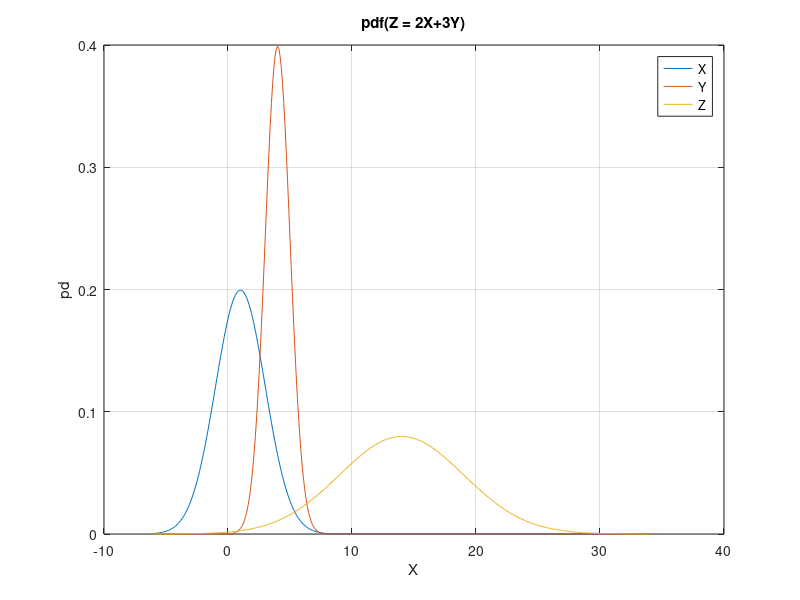

This chart was generated by the following MATLAB code:
clc;clear;close all; %画面とメモリの初期化
sx = 2; mx = 1; % sigma: Xの標準偏差, mu:平均
sy = 1; my = 4; % sigma: Yの標準偏差, mu:平均

%
%  Z = 2X+3Y
%

mz = 2*mx+3*my;
sz = sqrt((2*sx)^2+(3*sy)^2);

z = mz-4*sz:0.1:mz+4*sz; %　確率変数xの定義[μ-4σ,μ+4σ]

pdx = normpdf(z,mx,sx); %確率密度 
pdy = normpdf(z,my,sy); %確率密度 
pdz = normpdf(z,mz,sz); %確率密度 

plot(z,pdx, z,pdy, z,pdz);xlabel('X');ylabel('pd');grid on; %グラフ描画
legend('X', 'Y', 'Z');
title('pdf(Z = 2X+3Y)');
